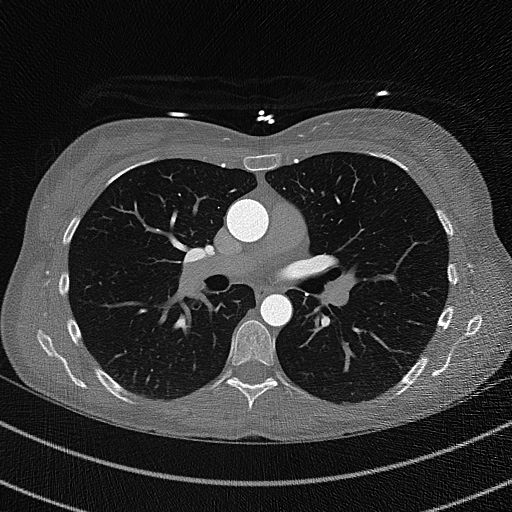
#> input picture Skimage0.7/Skimage0.7/progs_figures/measurement/Figures/withcontrast1.png, 512 x 512 px
$ python pb_houghcircles.py   (older library calls are emulated)
#> lines starting #> are read from the running program, lines starting #| are printed output that depends on the picture; after the words box and inside, x2 and y2 are one past the last pixel; in counts of white or black regions, pixels touching at a corner belong together
import numpy as np
import scipy.ndimage
from PIL import Image
import scipy.misc, cv2

# opening the image and converting it to grayscale
a = Image.open('../Figures/withcontrast1.png').convert('L')
a = scipy.misc.fromimage(a)
# median filter is performed on the
# image to remove noise
img = scipy.ndimage.filters.median_filter(a,size=5)
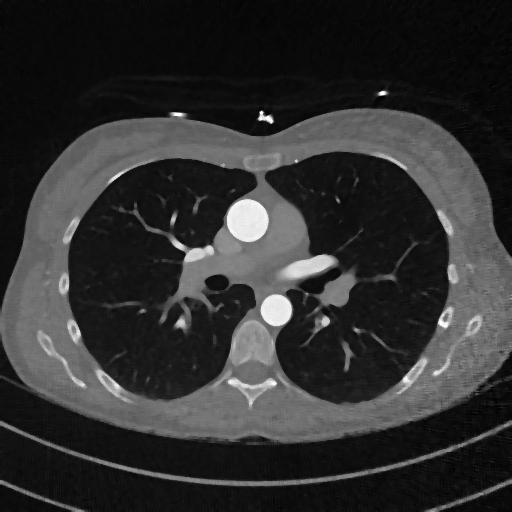
#> img: shape (512, 512); min 0, max 255, mean 48.6
# circles are determined using
# Hough circles transform
circles = cv2.HoughCircles(img,
          cv2.cv.CV_HOUGH_GRADIENT,1,10,param1=100,
          param2=30,minRadius=10,maxRadius=30)
#> circles = [[247.5, 220.5, 21.1], [275.5, 310.5, 16.5]]
# circles is arounded to unsigned integer 16
circles = np.uint16(np.around(circles))
#> circles = [[248, 220, 21], [276, 310, 16]]
# For each detected circle
for i in circles[0,:]:
	# an outer circle is drawn for visualization
    cv2.circle(img,(i[0],i[1]),i[2],(0,255,0),2)
	# its center is marked
    cv2.circle(img,(i[0],i[1]),2,(0,0,255),3)
#> this loop made 2 passes
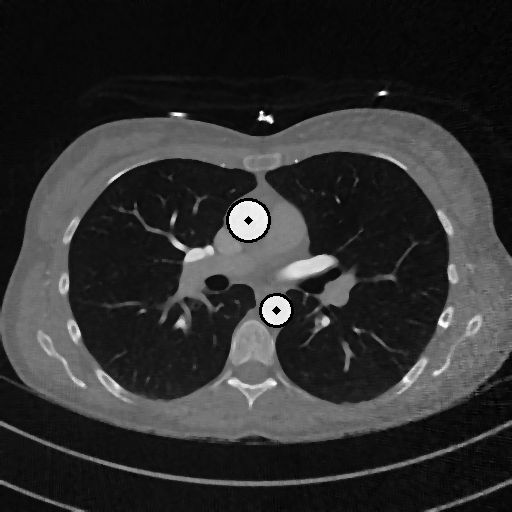
#> img: shape (512, 512); 0.31% of pixels changed, all inside (x1, y1, x2, y2) = (226, 198, 294, 328)

# converting img from an ndarray to an image
cimg = scipy.misc.toimage(img)
# saving the image as houghcircles_output.png
cimg.save('../Figures/houghcircles_output.png')
